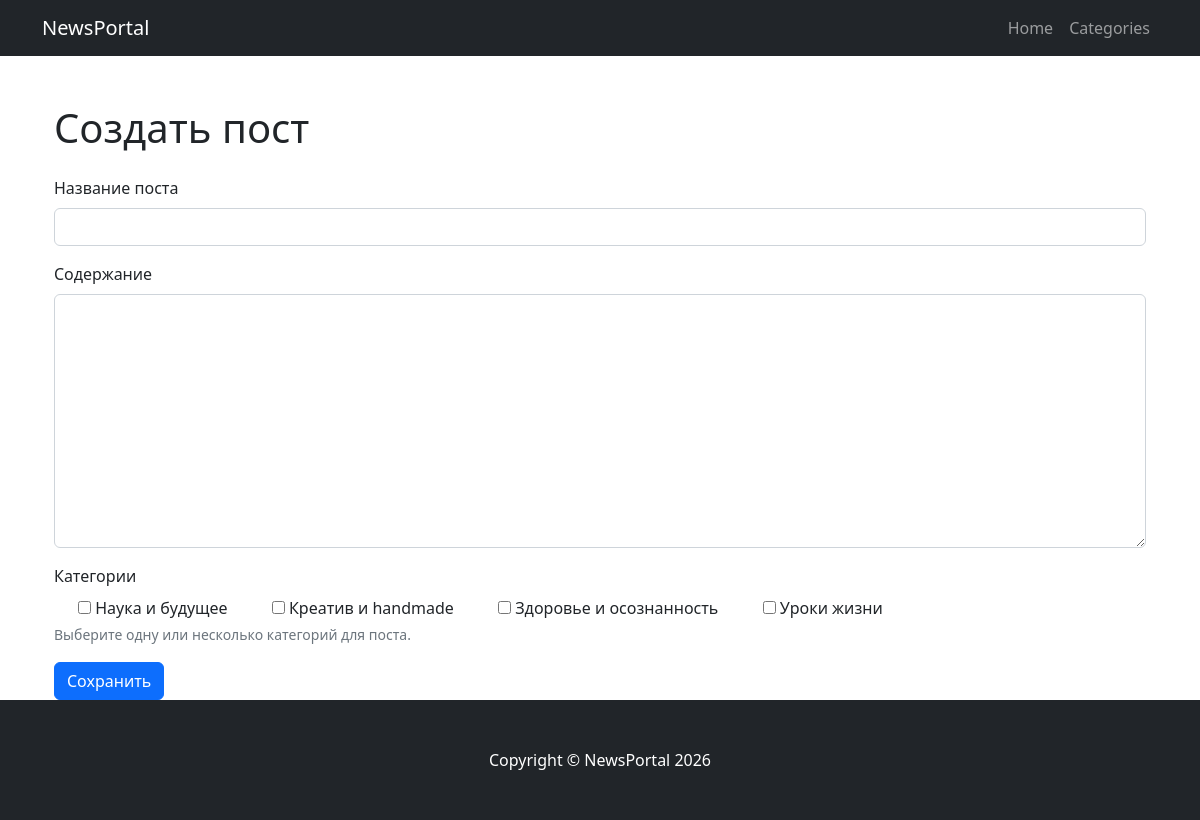
The page /news/create/ on the database as committed earlier.
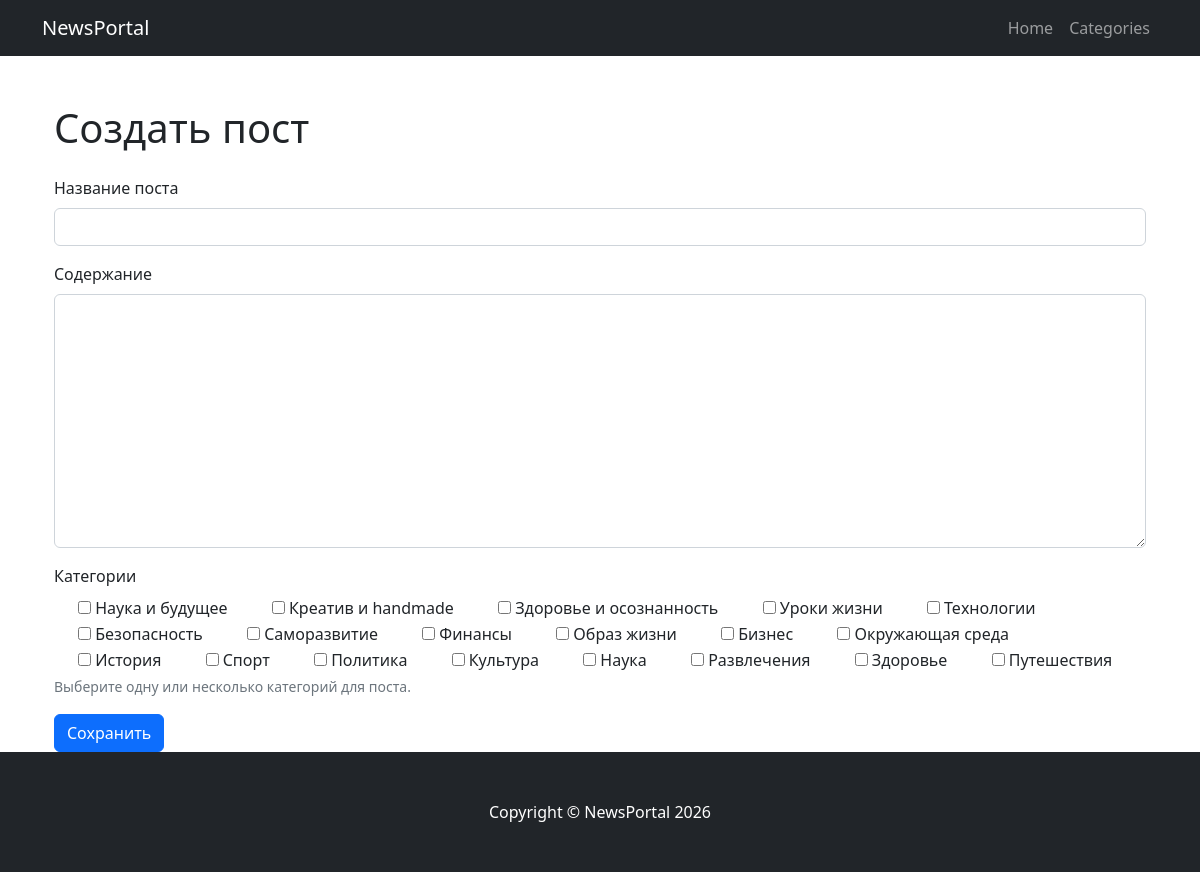
The same page on the database as committed later.
### NewsPortal/models.py (models this page shows)
class Categories(models.Model):
    name_categories = models.CharField(max_length=255, unique=True)
    def __str__(self):
        return self.name_categories

### NewsPortal/views.py (the view, shortened to what this page needs)
# urls.py: path('news/create/', NewsCreateView.as_view(), name='news_create'),
class NewsCreateView(CreateView):
    model = Post
    form_class = PostForm
    template_name = 'post_edit.html'  # используем один шаблон
    success_url = reverse_lazy('post_list')

### NewsPortal/forms.py
class PostForm(forms.ModelForm):
    class Meta:
        model = Post
        fields = ['name', 'content', 'categories']
        widgets = {
            'name': forms.TextInput(attrs={'class': 'form-control'}),
            'content': forms.Textarea(attrs={'class': 'form-control', 'rows': 10}),
            'categories': forms.CheckboxSelectMultiple,
        }

### templates/post_edit.html (shortened to what this page needs)
{% extends 'flatpages/default.html' %}
{% block content %}
<div class="container mt-4">
    <h1 class="mb-4">
        {% if view.object.pk %}
            Редактировать пост
        {% else %}
            Создать пост
        {% endif %}
    </h1>
    <form method="post">
        <div class="mb-3">
            <label for="{{ form.name.id_for_label }}" class="form-label">Название поста</label>
            {{ form.name }}
        </div>
        <div class="mb-3">
            <label for="{{ form.content.id_for_label }}" class="form-label">Содержание</label>
            {{ form.content }}
        </div>
        <div class="mb-3">
            <label class="form-label">Категории</label>
            <div>
                {% for checkbox in form.categories %}
                    <div class="form-check form-check-inline">
                        {{ checkbox.tag }}
                        <label class="form-check-label" for="{{ checkbox.id_for_label }}">{{ checkbox.choice_label }}</label>
                    </div>
                {% endfor %}
            </div>
            <small class="form-text text-muted">Выберите одну или несколько категорий для поста.</small>
        </div>
        <button type="submit" class="btn btn-primary">Сохранить</button>
    </form>
</div>
{% endblock %}

Rows that differ between the two databases and show on the page:
added Categories: choice_label "Технологии"
added Categories: choice_label "Безопасность"
added Categories: choice_label "Саморазвитие"
added Categories: choice_label "Финансы"
added Categories: choice_label "Образ жизни"
added Categories: choice_label "Бизнес"
added Categories: choice_label "Окружающая среда"
added Categories: choice_label "История"
added Categories: choice_label "Спорт"
added Categories: choice_label "Политика"
added Categories: choice_label "Культура"
added Categories: choice_label "Наука"
added Categories: choice_label "Развлечения"
added Categories: choice_label "Здоровье"
added Categories: choice_label "Путешествия"
